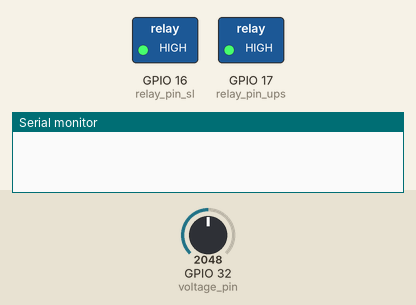
The sketch below on a simulated ESP32. Shown: switched loads named in the sketch (green lamp = pin HIGH), the last lines printed to the serial monitor. The inputs (shaded band) are chosen by the test bench; at power-on: GPIO 32 (voltage_pin) = 2048.

Above: at 0.1 s.
At 6.3 s:
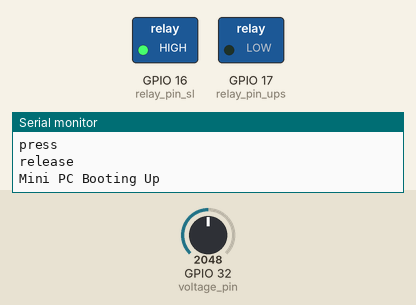
Timing chart, 0 to 7.8 s (numbered marks = the images above):
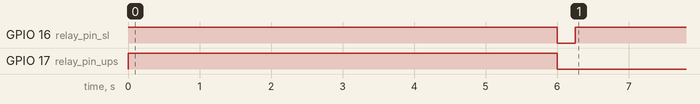

The sketch:

smartups2Rtriggerlow.ino
```cpp
// Trigger LOW
// Smart UPS Millis

#define voltage_pin 32    // Voltage Sensor
// #define voltage_pin 12    // Voltage Sensor
#define relay_pin_sl 16   // ESP32 pin GIOP16 connected to the IN pin of Relay Selenoid
#define relay_pin_ups 17  // ESP32 pin GIOP17 connected to the IN pin of Relay UPS

float adc_voltage = 0.0;      // adc voltage
float in_voltage = 0.0;       // input voltage
int adc_value = 0;            //adc_value
int thresholdVolt = 8;        // batas tegangan
const char* mode = "PC_OFF";  // status mini pc

void setup() {
  Serial.begin(9600);
  pinMode(relay_pin_sl, OUTPUT);
  pinMode(relay_pin_ups, OUTPUT);
  digitalWrite(relay_pin_sl, HIGH);
  digitalWrite( relay_pin_ups, HIGH);
}

void loop() {
  // Short delay 3 sec before read voltage input
  delay(3000);

  // Baca input analog
  adc_value = analogRead(voltage_pin);
  adc_voltage = adc_value * (12 / 2900.0);

  // Tampilkan Voltase Analog
  Serial.print("Input Voltage Analog = ");
  Serial.println(adc_value);

  // Tampilkan Voltase
  Serial.print("Input Voltage = ");
  Serial.println(adc_voltage, 2);

  // Tampilkan Mode
  Serial.print("Mode = ");
  Serial.println(mode);

  if (mode == "PC_OFF") {
    if (adc_voltage > thresholdVolt) {
      // Wait For PC and UPS to Power Up Properly
      delay(3000);

      // Menyalakan UPS
      Serial.println("Menyalakan UPS");
      digitalWrite(relay_pin_ups, LOW);
      Serial.println("Power Up");
      Serial.println("press");
      digitalWrite(relay_pin_sl, LOW);
      delay(250);
      Serial.println("release");
      digitalWrite(relay_pin_sl, HIGH);
      Serial.println("Mini PC Booting Up");
      // Delay Booting Up Mini PC, Sebelum Membaca sensor Tegangan kembali (1.5 Min)
      mode = "PC_ON";
      delay(90000UL);
    }
  }

  // if the analog value is high enough, turn on the LED:
  if (mode == "PC_ON") {
    if (adc_voltage < thresholdVolt) {
      // short Delay (2s)
      delay(2000);
      Serial.println("shutdown");
      Serial.println("press");
      digitalWrite(relay_pin_sl, LOW);
      delay(250);
      Serial.println("release");
      digitalWrite(relay_pin_sl, HIGH);
      Serial.println("Mini PC Shutdown");
      // Delay Shutdown Mini PC, Sebelum Membaca sensor Tegangan kembali (30 sec)
      mode = "PC_OFF";
      delay(30000UL);

      // Mematikan UPS
      Serial.println("Mematikan UPS");
      digitalWrite(relay_pin_ups, HIGH);
    }
  }
}
```

Measured:
- by itself, GPIO 16 (relay_pin_sl): HIGH → LOW at 6.0 s, → HIGH 0.25 s later
- by itself, GPIO 17 (relay_pin_ups): HIGH → LOW at 6.0 s
